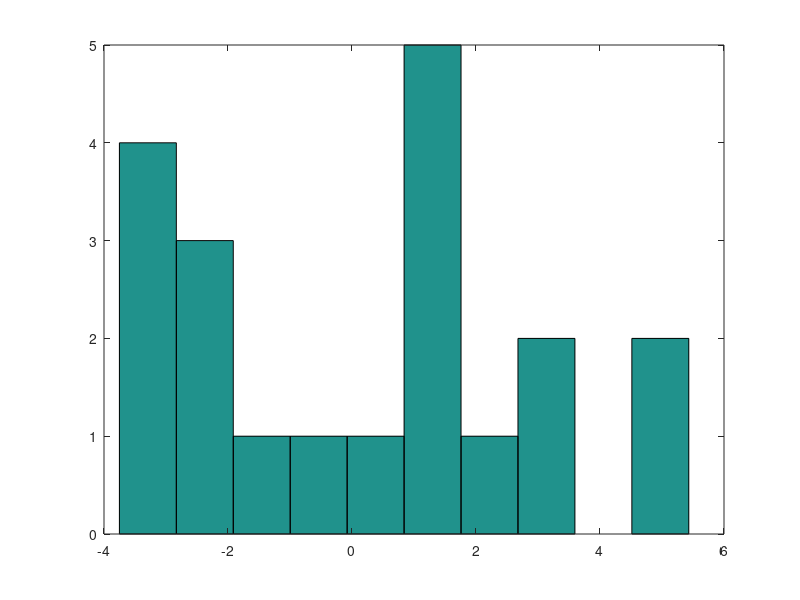

Reproduce this figure in MATLAB.

p = 0.5;
exp_ber = rand(1, 10) > p

exp_dado = randi([1 6], 1, 15)

exp_rand_num = 10 * rand(1, 20) - 4;
hist(exp_rand_num);